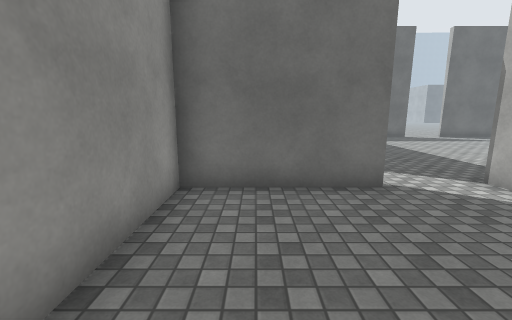
view 1 (above)

13 first-person views from a walk through a scene from a Unity 3-D project. The camera is 1.5 m above the floor, tilts 10° down and sees 90° across. The floor is counted in squares, 1 m on a side. Each view is taken from the middle of a square. On the plan, view 1 faces up. The plan holds only what a view shows up to about 13 squares ahead; the rest is blank. The place goes on beyond the plan. The player is left out. Surface patterns are stand-ins for the level's own textures.

view 2
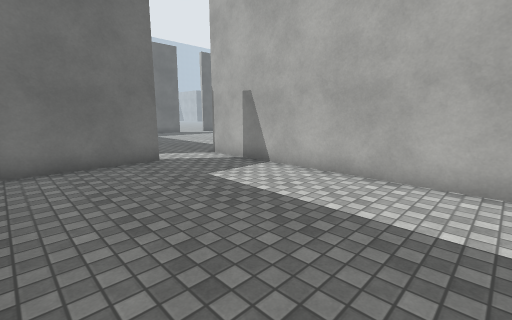

view 3
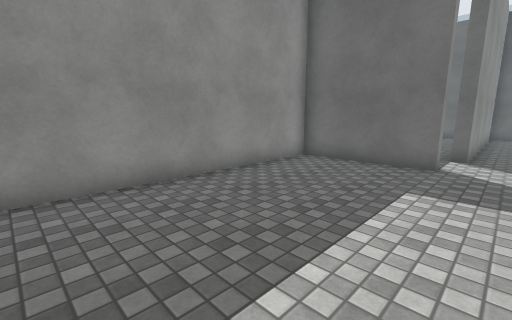

view 4
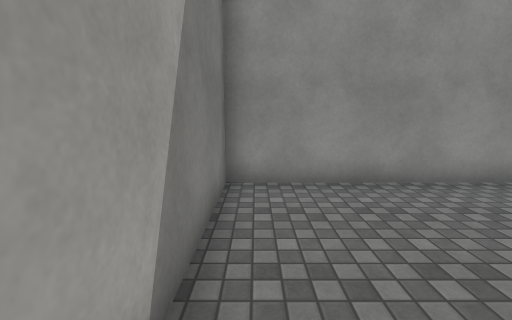

view 5
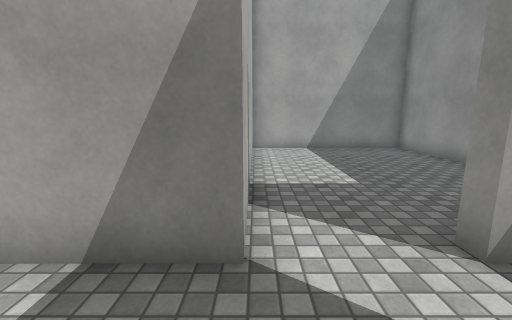

view 6
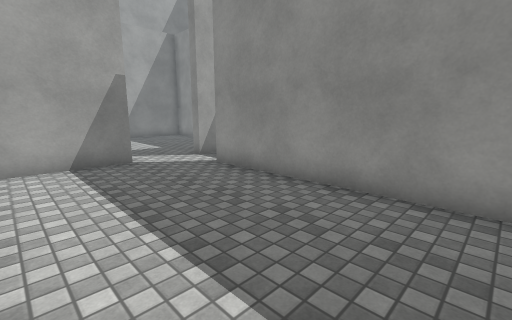

view 7
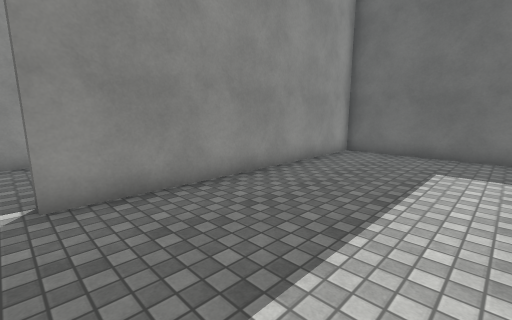

view 8
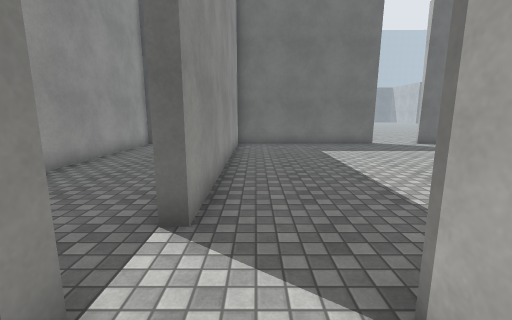

view 9
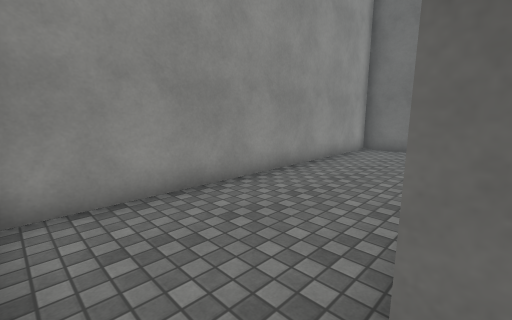

view 10
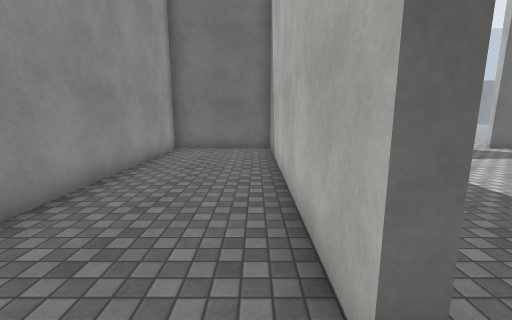

view 11
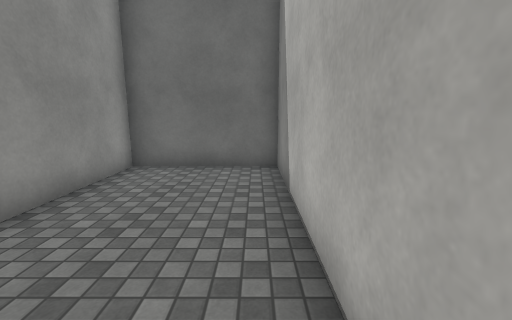

view 12
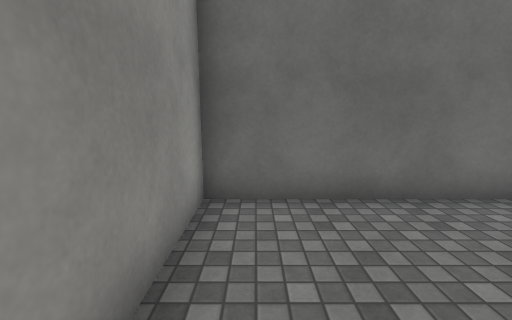

view 13
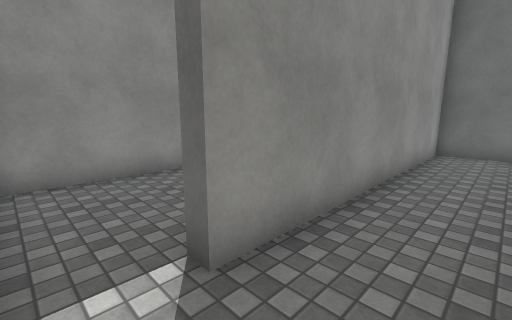

### Floor plan
Ten units are one square. View 1 is at (0, 0); x grows to the right and y downward. Boxes are objects, and circles mark ways between rooms. Rooms are numbered by the first view taken in them; rooms with no view inside come last. Other rooms are left out.
<svg viewBox="-21 -179 112 221">
<path fill="none" stroke="#000" d="M27 -52 -16 -52 -16 37 51 37M52 32 51 -46M86 -174 31 -174 31 -73M51 -56 81 -56M31 -73 27 -73 26 -174 -16 -174 -16 -58M18 -56 27 -56 27 -52M51 -46 51 -56"/>
<circle cx="35" cy="-50" r="3" fill="#2a7"/>
<circle cx="35" cy="-65" r="3" fill="#2a7"/>
<text x="10" y="-10">1</text>
<text x="60" y="-120">2</text>
<text x="10" y="-110">3</text>
</svg>
Room 1 opens to room 3. Room 2 opens to room 3.

Where each view was taken, in squares from view 1:
view 1: 0 up, 0 right, facing up
view 2: 3 down, 1 left, facing up-right
view 3: 3 down, 4 right, facing up-left
view 4: 3 down, 4 right, facing left
view 5: 8 up, 5 right, facing down
view 6: 14 up, 8 right, facing down-left
view 7: 7 up, 8 right, facing up-left
view 8: 4 up, 4 right, facing up
view 9: 6 up, 3 right, facing up-left
view 10: 6 up, 2 right, facing up
view 11: 10 up, 2 right, facing up
view 12: 13 up, 4 right, facing up
view 13: 6 up, 5 right, facing up-left
